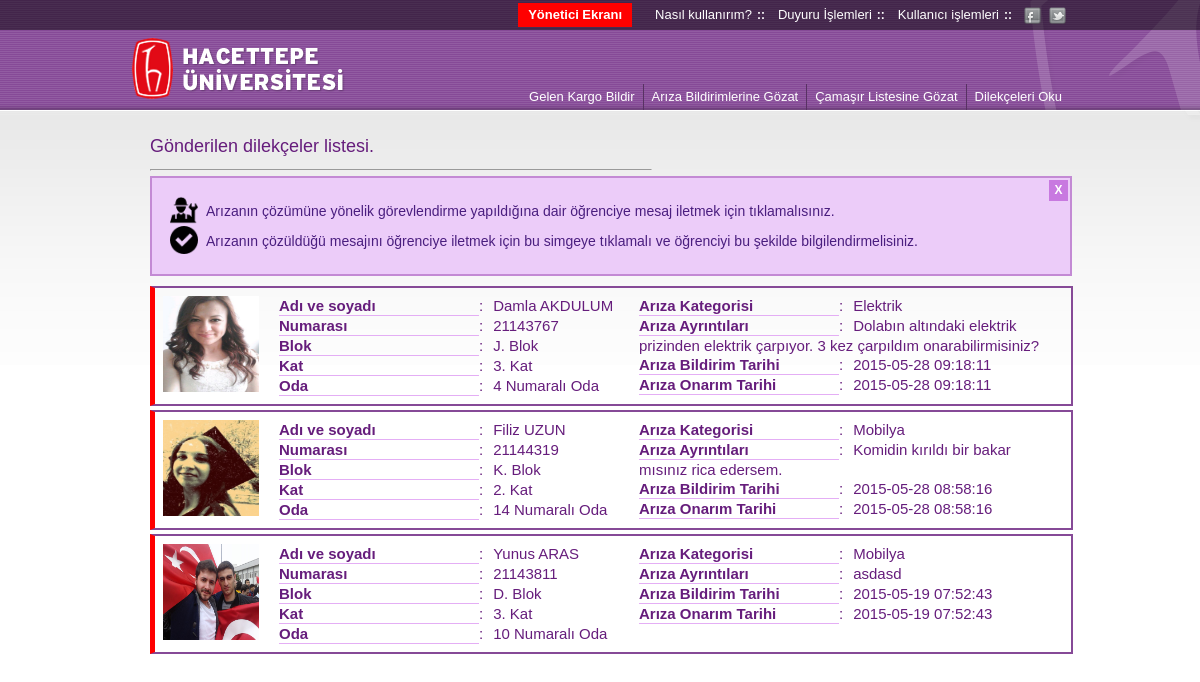
Before: /arizalar.php (signed in) with the older database file.
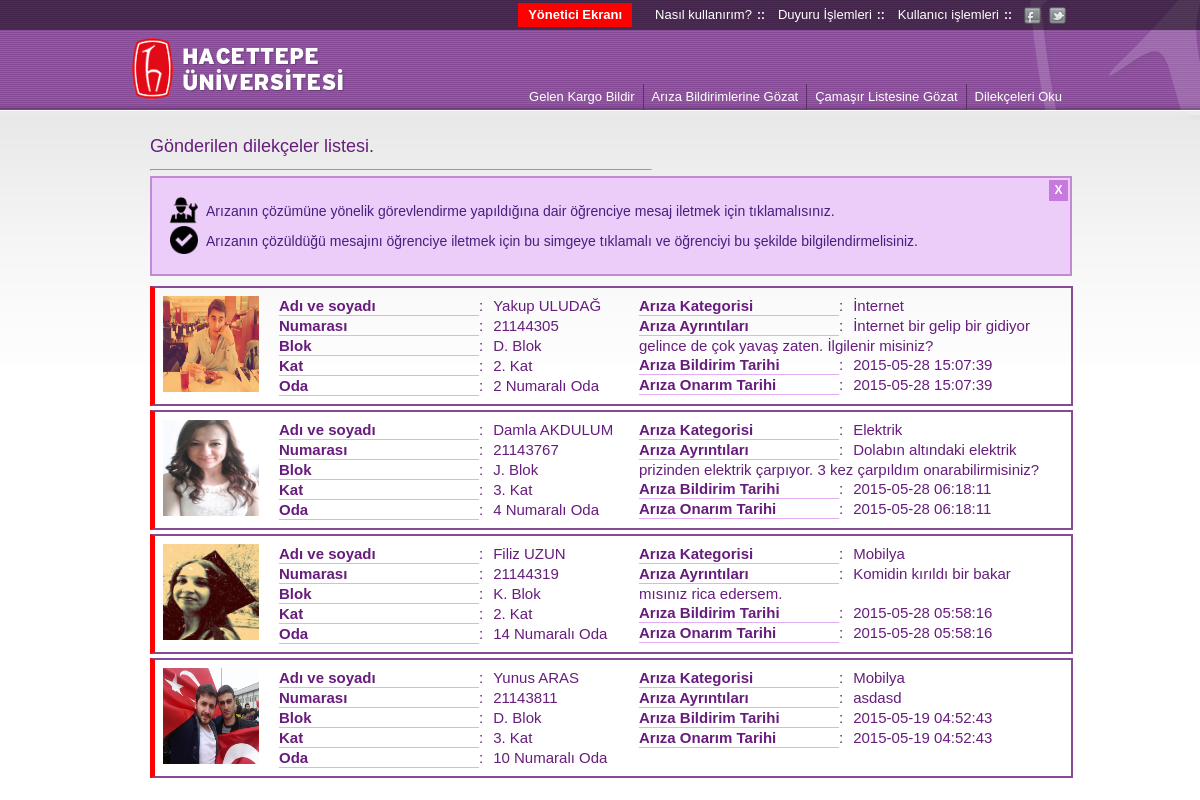
After: the same page with the newer database file.
### tables this page shows
CREATE TABLE IF NOT EXISTS `users` (
  `adsoyad` varchar(60) NOT NULL,
  `numara` int(8) NOT NULL,
  `sifre` varchar(15) NOT NULL,
  `eposta` varchar(40) NOT NULL,
  `telefon` varchar(15) NOT NULL,
  `blok` varchar(6) NOT NULL,
  `kat` int(1) NOT NULL,
  `oda` int(2) NOT NULL,
  `cinsiyet` varchar(5) NOT NULL,
  `fotograf` varchar(120) NOT NULL,
  `hakkinda` varchar(500) DEFAULT NULL,
  `konum` varchar(8) NOT NULL,
  PRIMARY KEY (`numara`)
);

CREATE TABLE IF NOT EXISTS `arizalar` (
  `ogrencino` int(8) NOT NULL,
  `arizaturu` varchar(20) NOT NULL,
  `arizametni` varchar(600) NOT NULL,
  `olusmatarihi` timestamp NOT NULL,
  `onarimtarihi` timestamp NOT NULL,
  `arizadurumu` varchar(50) NOT NULL,
  `INCREMENT` int(2) NOT NULL AUTO_INCREMENT,
  PRIMARY KEY (`INCREMENT`)
);

### arizalar.php (the view, shortened to what this page needs)
<?php include 'inc/head.php';?>
<body>
    <?php include 'inc/banner-menu-yonetici.php'; ?>
    <div class="kapsul">
        <h1 class="h1Tag">Gönderilen dilekçeler listesi.</h1>
        <hr class="cetvel" />
        <div class="infoIcons">
            <img src="images/repairBIG.png" alt=""/><span class="infoIconSpan">Arızanın çözümüne yönelik görevlendirme yapıldığına dair öğrenciye mesaj iletmek için tıklamalısınız.</span><div class="clr"></div>
            <img src="images/checkBIG.png" alt=""/><span class="infoIconSpan">Arızanın çözüldüğü mesajını öğrenciye iletmek için bu simgeye tıklamalı ve öğrenciyi bu şekilde bilgilendirmelisiniz.</span>
            <span class="iconInfoClose">X</span>
        </div>
        <?php
            $sql = "SELECT * FROM users JOIN arizalar ON users.numara = arizalar.ogrencino WHERE arizalar.arizadurumu<'3' ORDER BY arizalar.arizadurumu ASC, arizalar.olusmatarihi DESC";
            $query = mysql_query($sql);
            $count = mysql_num_rows($query);
            if($count > 0){
                while($row =  mysql_fetch_assoc($query)) {
                    if($row["arizadurumu"] == 0){
                        $border = "redBorder";
                        $arizaDurumu = "<span class='gorevliYolla'><a alt='Onarmak için görevliy yolla.' href='arizalar.php?onar=$row[INCREMENT]'></a></span>";
                    }else{
                        $arizaDurumu = "";
                        $border = "orangeBorder";
                        $arizaDurumu = "<span class='arizaSil'><a alt='Onarmak için görevliy yolla.' href='arizalar.php?arizaCheck=$row[INCREMENT]'></a></span>";
                    }
                    echo "<div class='arizaBildirimi $border'>
                            <div class='ogrFoto'>
                                <img src='$row[fotograf]' alt='Öğrencinin fotoğrafı'/>
                            </div>
                            <div class='ogrenciBilgileri'>
                                <span class='ogrLbl'>Adı ve soyadı</span><span class='ogrBilgi'>$row[adsoyad]</span><br>
                                <span class='ogrLbl'>Numarası</span><span class='ogrBilgi'>$row[numara]</span><br>
                                <span class='ogrLbl'>Blok</span><span class='ogrBilgi'>$row[blok]. Blok</span><br>
                                <span class='ogrLbl'>Kat</span><span class='ogrBilgi'>$row[kat]. Kat</span><br>
                                <span class='ogrLbl'>Oda</span><span class='ogrBilgi'>$row[oda] Numaralı Oda</span>
                            </div>
                            <div class='arizaicerigi ogrenciBilgileri'>
                                <span class='ogrLbl'>Arıza Kategorisi</span><span class='ogrBilgi'>$row[arizaturu]</span><br>
                                <span class='ogrLbl'>Arıza Ayrıntıları</span><span class='ogrBilgi'>$row[arizametni]</span><br>
                                <span class='ogrLbl'>Arıza Bildirim Tarihi</span><span class='ogrBilgi'>$row[olusmatarihi]</span><br>
                                <span class='ogrLbl'>Arıza Onarım Tarihi</span><span class='ogrBilgi'>$row[onarimtarihi]</span><br>
                            </div>
                            <div class='clr'></div>
                            <span class='kapatSil'><a alt='Arıza bildirimini yoksay' href='arizalar.php?sil=$row[INCREMENT]'>X</a></span>
                            $arizaDurumu
                        </div>";
                }
            }else{
                echo '<h2 class="h2Tag">Arıza bildiren olmamış.</h2>';
            }
        ?>
    </div>
</body>
</html>

Changed rows visible on the page:
added users: fotograf (picture), adsoyad "Yakup ULUDAĞ", numara "21144305", blok "D", kat "2", oda "2", arizalar.arizaturu "İnternet", arizalar.arizametni "İnternet bir gelip bir gidiyor gelince de çok yavaş zaten. İlgilenir misiniz?", arizalar.olusmatarihi "2015-05-28 15:07:39", arizalar.onarimtarihi "2015-05-28 15:07:39"
changed through a linked row, users "Damla AKDULUM": arizalar.olusmatarihi "2015-05-28 09:18:11" → "2015-05-28 06:18:11"; arizalar.onarimtarihi "2015-05-28 09:18:11" → "2015-05-28 06:18:11"
changed through a linked row, users "Filiz UZUN": arizalar.olusmatarihi "2015-05-28 08:58:16" → "2015-05-28 05:58:16"; arizalar.onarimtarihi "2015-05-28 08:58:16" → "2015-05-28 05:58:16"
changed through a linked row, users "Yunus ARAS": arizalar.olusmatarihi "2015-05-19 07:52:43" → "2015-05-19 04:52:43"; arizalar.onarimtarihi "2015-05-19 07:52:43" → "2015-05-19 04:52:43"
